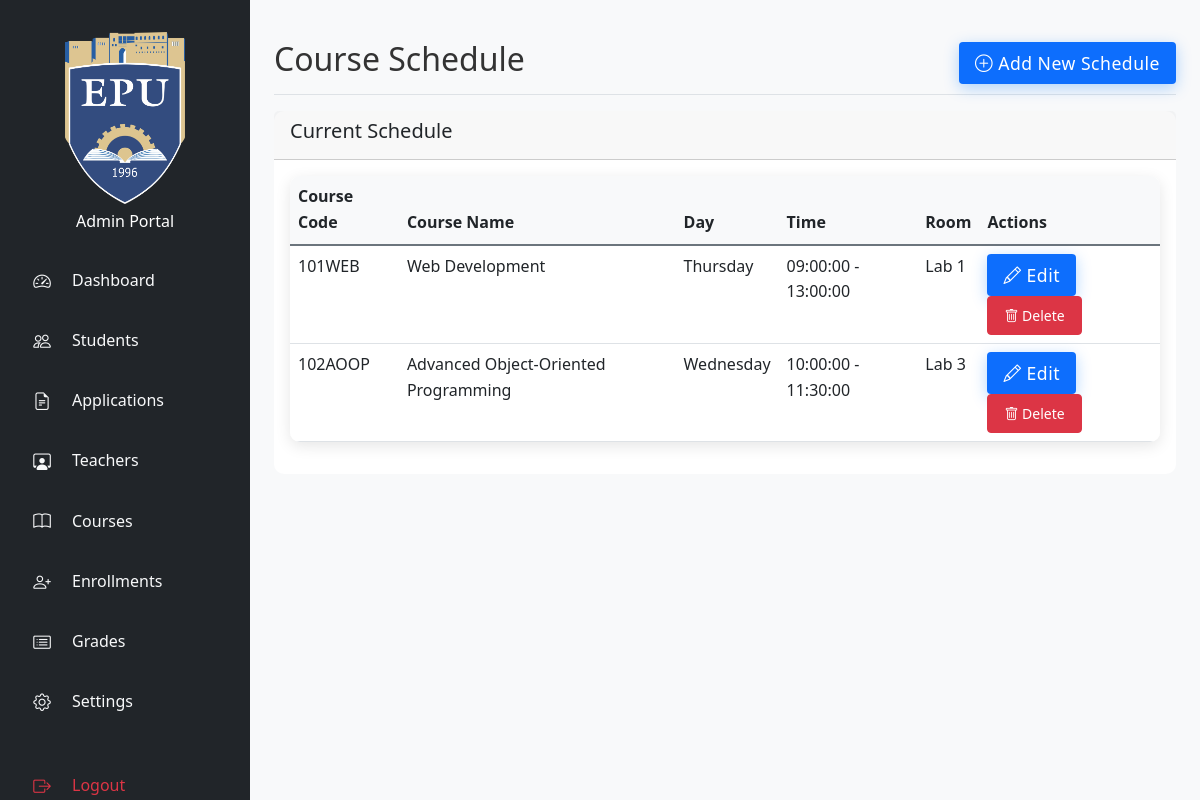
The page /src/admin/schedule.php (signed in) on the database its author committed.
### tables this page shows
CREATE TABLE `schedules` (
  `id` int(11) NOT NULL,
  `course_id` int(11) NOT NULL,
  `day` varchar(10) NOT NULL,
  `start_time` time NOT NULL,
  `end_time` time NOT NULL,
  `room` varchar(50) NOT NULL,
  `created_at` timestamp NOT NULL DEFAULT current_timestamp(),
  `updated_at` timestamp NOT NULL DEFAULT current_timestamp() ON UPDATE current_timestamp()
);

CREATE TABLE `courses` (
  `id` int(11) NOT NULL,
  `course_code` varchar(20) NOT NULL,
  `course_name` varchar(100) NOT NULL,
  `instructor` varchar(100) NOT NULL,
  `schedule` varchar(100) NOT NULL,
  `department` varchar(100) NOT NULL,
  `credits` int(11) NOT NULL,
  `description` text DEFAULT NULL,
  `created_at` timestamp NOT NULL DEFAULT current_timestamp(),
  `updated_at` timestamp NOT NULL DEFAULT current_timestamp() ON UPDATE current_timestamp()
);

### src/admin/schedule.php (the view, shortened to what this page needs)
<?php
$db = get_db_connection();
$result = $db->query("
    SELECT c.*, s.id as schedule_id, s.day, s.start_time, s.end_time, s.room
    FROM courses c
    LEFT JOIN schedules s ON c.id = s.course_id
    ORDER BY c.course_code, s.day, s.start_time
");
?>
<!DOCTYPE html>
<html lang="en">
<head>
    <link href="https://cdn.jsdelivr.net/npm/bootstrap@5.3.0/dist/css/bootstrap.min.css" rel="stylesheet">
    <link rel="stylesheet" href="https://cdn.jsdelivr.net/npm/bootstrap-icons@1.7.2/font/bootstrap-icons.css">
    <link rel="stylesheet" href="../assets/css/style.css">
    <link rel="stylesheet" href="../assets/css/admin.css">
</head>
<body>
    <div class="container-fluid">
        <div class="row">
            <?php include 'Sidebar.php'; ?>
            <div class="col-md-9 col-lg-10 main-content">
                <div class="d-flex justify-content-between flex-wrap flex-md-nowrap align-items-center pt-3 pb-2 mb-3 border-bottom">
                    <h1 class="h2">Course Schedule</h1>
                    <button class="btn btn-primary" onclick="showAddScheduleForm()">
                        <i class="bi bi-plus-circle"></i> Add New Schedule
                    </button>
                </div>
                <div class="card">
                    <div class="card-header">
                        <h5 class="card-title">Current Schedule</h5>
                    </div>
                    <div class="card-body">
                        <div class="table-responsive">
                            <table class="table">
                                <thead>
                                    <tr>
                                        <th>Course Code</th>
                                        <th>Course Name</th>
                                        <th>Day</th>
                                        <th>Time</th>
                                        <th>Room</th>
                                        <th>Actions</th>
                                    </tr>
                                </thead>
                                <tbody>
                                    <?php
                                    while ($row = $result->fetch_assoc()) {
                                        if ($row['schedule_id']) {
                                            echo "<tr>";
                                            echo "<td>" . htmlspecialchars($row['course_code']) . "</td>";
                                            echo "<td>" . htmlspecialchars($row['course_name']) . "</td>";
                                            echo "<td>" . htmlspecialchars($row['day']) . "</td>";
                                            echo "<td>" . htmlspecialchars($row['start_time']) . " - " . htmlspecialchars($row['end_time']) . "</td>";
                                            echo "<td>" . htmlspecialchars($row['room']) . "</td>";
                                            echo "<td>";
                                            echo "<button class='btn btn-sm btn-primary me-2' onclick='editSchedule(" . $row['schedule_id'] . ")'><i class='bi bi-pencil'></i> Edit</button>";
                                            echo "<form action='schedule.php' method='POST' style='display: inline;'>";
                                            echo "<button type='submit' class='btn btn-sm btn-danger' onclick='return confirm(\"Are you sure you want to delete this schedule?\")'><i class='bi bi-trash'></i> Delete</button>";
                                            echo "</form>";
                                            echo "</td>";
                                            echo "</tr>";
                                        }
                                    }
                                    ?>
                                </tbody>
                            </table>
                        </div>
                    </div>
                </div>
            </div>
        </div>
    </div>
</body>
</html>

### src/assets/css/style.css (style rules this page uses)
:root { --primary-color: #0d6efd; --secondary-color: #6c757d; --success-color: #198754; --danger-color: #dc3545; --warning-color: #ffc107; --info-color: #0dcaf0; --light-color: #f8f9fa; --dark-color: #212529; --sidebar-width: 250px; --header-height: 60px; }
html { font-size: 16px; }
body { font-family: 'Segoe UI', Tahoma, Geneva, Verdana, sans-serif; line-height: 1.6; color: #333; min-height: 100vh; display: flex; flex-direction: column; overflow-x: hidden; }
.card { border: none; border-radius: 10px; transition: transform 0.3s ease, box-shadow 0.3s ease; margin-bottom: 1rem; }
.btn { border-radius: 5px; padding: 10px 20px; transition: all 0.3s ease; }
.btn-primary { background-color: var(--primary-color); border: none; padding: 1rem 2.5rem; font-size: 1.1rem; font-weight: 600; letter-spacing: 0.5px; border-radius: 50px; box-shadow: 0 4px 15px rgba(0, 123, 255, 0.3); transition: all 0.3s ease; }
.table-responsive { border-radius: 10px; box-shadow: 0 4px 15px rgba(0, 0, 0, 0.1); }
.table { margin-bottom: 0; }
.main-content { margin-left: var(--sidebar-width); transition: margin-left 0.3s ease; width: calc(100% - var(--sidebar-width)); }
.table th { background-color: var(--light-color); border-bottom: 2px solid var(--secondary-color); }
.btn { border-radius: 0.25rem; padding: 0.5rem 1rem; font-weight: 500; }
.btn-primary { background-color: var(--primary-color); border-color: var(--primary-color); }
.table-responsive { margin-bottom: 1rem; overflow-x: auto; -webkit-overflow-scrolling: touch; }

### src/assets/css/admin.css (style rules this page uses)
.main-content { margin-left: var(--sidebar-width); padding: 1.5rem; background-color: var(--light-color); min-height: 100vh; transition: all 0.3s ease; width: calc(100% - var(--sidebar-width)); }
.table { margin-bottom: 0; }
.table th { background-color: var(--light-color); border-bottom: 2px solid var(--secondary-color); }
.btn { border-radius: 0.25rem; padding: 0.5rem 1rem; font-weight: 500; }
.btn-primary { background-color: var(--primary-color); border-color: var(--primary-color); }

### rows shown on the page
schedules: course.course_code "101WEB", course.course_name "Web Development", day "Thursday", start_time "09:00:00", end_time "13:00:00", room "Lab 1"
schedules: course.course_code "102AOOP", course.course_name "Advanced Object-Oriented Programming", day "Wednesday", start_time "10:00:00", end_time "11:30:00", room "Lab 3"
